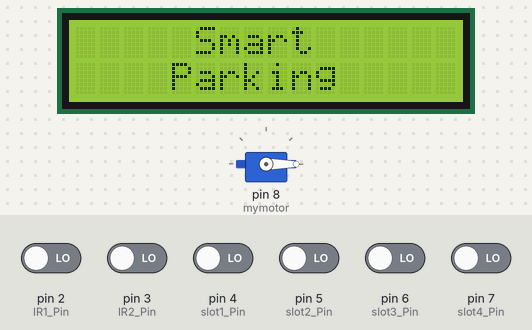
Simulated run of this sketch. Board: Arduino Uno, built with avr-gcc and run on an emulated ATmega328P. Parts: servo, 16×2 character LCD. The test bench sets the inputs (shaded band); at power-on: pin 2 (IR1_Pin), pin 3 (IR2_Pin), pin 4 (slot1_Pin), pin 5 (slot2_Pin), pin 6 (slot3_Pin), pin 7 (slot4_Pin) LOW.

Above: at 3.1 s.
At 6.3 s:
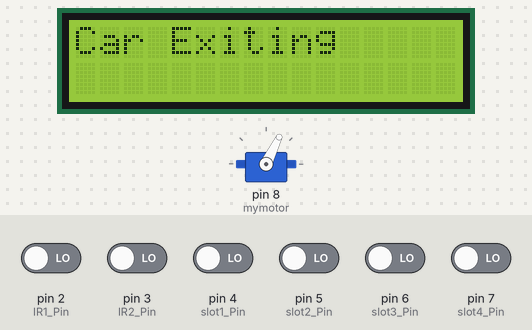
6.4 s: pin 3 (IR2_Pin) driven HIGH
11.5 s: pin 4 (slot1_Pin) driven HIGH
At 15.8 s:
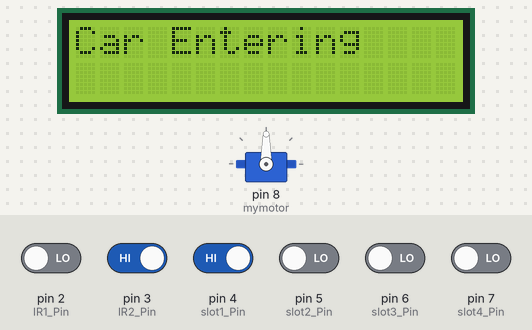
16.0 s: pin 2 (IR1_Pin) driven HIGH
At 19.2 s:
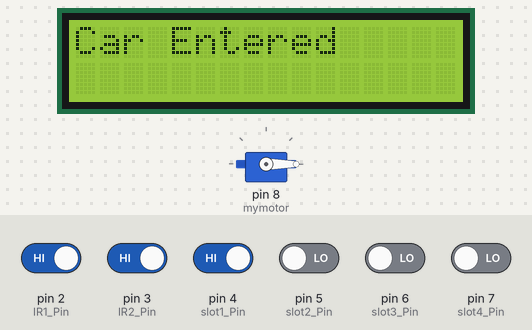
23.3 s: pin 5 (slot2_Pin) driven HIGH
At 25.0 s:
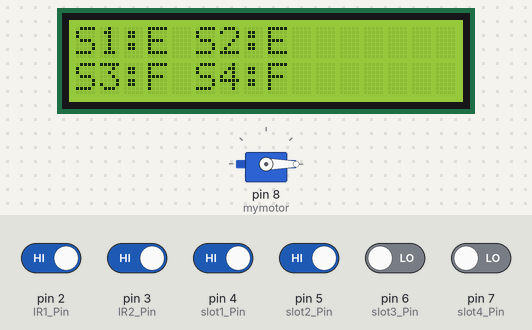
26.8 s: pin 6 (slot3_Pin) driven HIGH
30.3 s: pin 7 (slot4_Pin) driven HIGH
At 31.0 s:
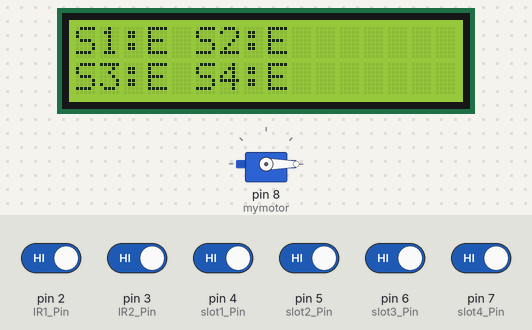
Timing chart, 0 to 33.3 s (numbered marks = the images above; inputs shaded):
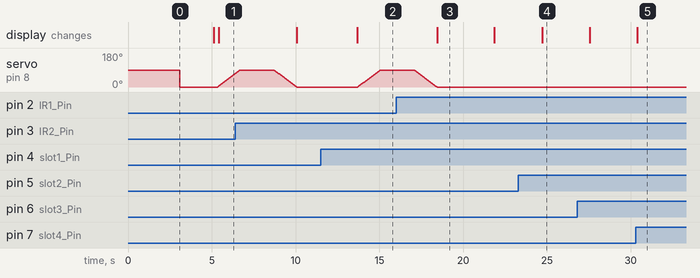

The sketch:

trafficfinalardruinocode.ino
```cpp
/*
By:- Unmesh Subedi
github:- https://github.com/Celestial071
*/


#include <Wire.h>
#include <LiquidCrystal_I2C.h>
#include <Servo.h>

// LCD and IR sensor pins
const int en = 2, rw = 1, rs = 0, d4 = 4, d5 = 5, d6 = 6, d7 = 7, bl = 3;
LiquidCrystal_I2C lcd(0x27, en, rw, rs, d4, d5, d6, d7, bl, POSITIVE);
Servo mymotor;
Servo mymotor1;

// IR sensor pins for entry/exit and parking slots
int IR1_Pin = 2;
int IR2_Pin = 3;
int slot1_Pin = 4;
int slot2_Pin = 5;
int slot3_Pin = 6;
int slot4_Pin = 7;

// Define states for the state machine
enum State {
    IDLE,
    CAR_ENTERING,
    CAR_EXITING,
    CAR_ENTERED,
    CAR_EXITED,
    DISPLAY_SLOTS,
    VEHICLE_PROCESSING
};

State currentState = IDLE;

void setup() {
    mymotor.attach(8);

    pinMode(IR1_Pin, INPUT);
    pinMode(IR2_Pin, INPUT);
    pinMode(slot1_Pin, INPUT);
    pinMode(slot2_Pin, INPUT);
    pinMode(slot3_Pin, INPUT);
    pinMode(slot4_Pin, INPUT);
    Serial.begin(9600);
    lcd.begin(16, 2);
    lcd.setCursor(5, 0);
    lcd.print("Smart");
    lcd.setCursor(4, 1);
    lcd.print("Parking");
    delay(3000);
    moveServo(0);
    lcd.clear();
}

void loop() {
    bool IR1 = digitalRead(IR1_Pin) == LOW; // LOW means car is present
    bool IR2 = digitalRead(IR2_Pin) == LOW;

    switch (currentState) {
    case IDLE:
        if (IR1) {
            currentState = VEHICLE_PROCESSING;
        } else if (IR2) {
            currentState = VEHICLE_PROCESSING;
        } else {
            displayParkingSlots();
            delay(1000); // Display slots status refreshes every second
            currentState = DISPLAY_SLOTS;
        }
        break;
case VEHICLE_PROCESSING:
    if(IR1 && (digitalRead(slot1_Pin) == HIGH || digitalRead(slot2_Pin) == HIGH || digitalRead(slot3_Pin) == HIGH || digitalRead(slot4_Pin) == HIGH)) {
        // Move servo if a vehicle is entering and a slot is free

        lcd.clear();
        lcd.print("Car Entering");
        moveServo(90);
        // delay during the servo movement
        lcd.clear();
        lcd.print("Car Entered");
        delay(1000); // Additional delay to keep the message on the screen
        currentState = CAR_ENTERED;
    } else if(IR2) {
        // Move servo if a vehicle is exiting
        lcd.clear();
        lcd.print("Car Exiting");
        moveServo(90);
        // delay during the servo movement
        lcd.clear();
        lcd.print("Car Exited");
        delay(1000); // Additional delay to keep the message on the screen
        currentState = CAR_EXITED;
    } else {
        lcd.clear();
        lcd.print("Waiting");
        currentState = IDLE;
    }
    break;

    case CAR_ENTERED:
    case CAR_EXITED:
        delay(2000); // Wait for two seconds
        currentState = IDLE;
        break;
    case DISPLAY_SLOTS:
        currentState = IDLE;
        break;
}

delay(200); // Main loop delay
}

void moveServo(int angle){
  for(int i =0; i<=angle;i++){
    mymotor.write(i);
    delay(15);
  }
  delay(2000);
  for(int i=angle; i>=0;i--){
    mymotor.write(i);
    delay(15);
  }
}


void displayParkingSlots() {
lcd.clear();
lcd.print("S1:");
displaySlotStatus(slot1_Pin);
lcd.print(" S2:");
displaySlotStatus(slot2_Pin);
lcd.setCursor(0, 1); // Move to the second line
lcd.print("S3:");
displaySlotStatus(slot3_Pin);
lcd.print(" S4:");
displaySlotStatus(slot4_Pin);
}

void displaySlotStatus(int pin) {
if (digitalRead(pin) == LOW) {
// Slot is full
lcd.print("F");
} else {
lcd.print("E");
}
}
```

Measured:
- after the input at 11.5 s, servo on pin 8 (mymotor): moves from 0° to 90° over 1.3 s, starting after 2.2 s; the display: changes after 2.2 s (image 2)
- after the input at 16.0 s, servo on pin 8 (mymotor): goes on until 18.4 s, then stays 0°
- after the input at 23.3 s, the display: changes after 1.4 s (image 4)
- after the input at 30.3 s, the display: changes after 0.09 s (image 5)
- by itself, servo on pin 8 (mymotor): rises from 70° to 90° in 0.27 s, then falls to 0° in 3.4 s
- what the display in image 3 shows lasts 3.5 s, from 18.4 s to 21.9 s
